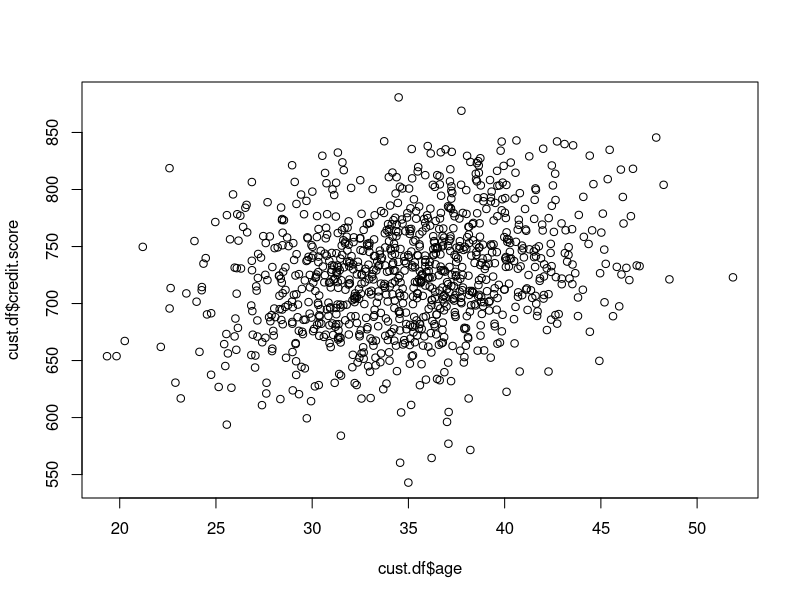
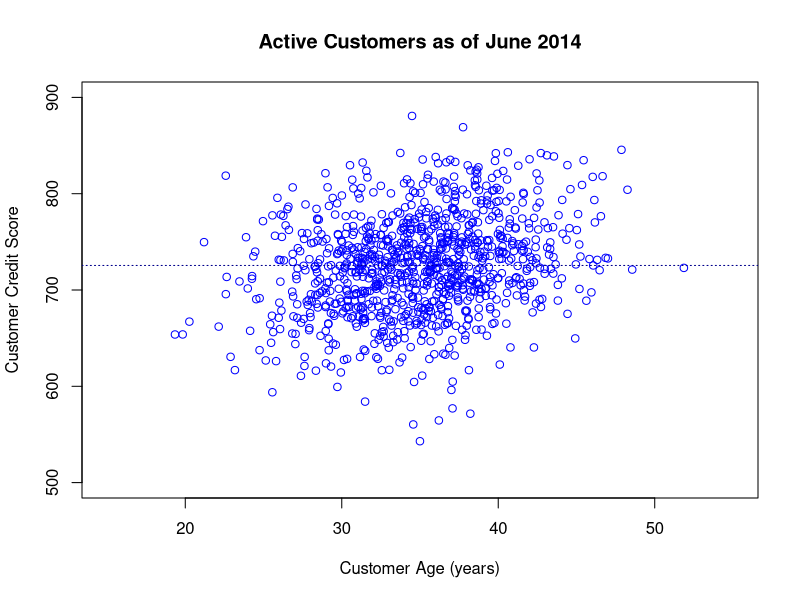
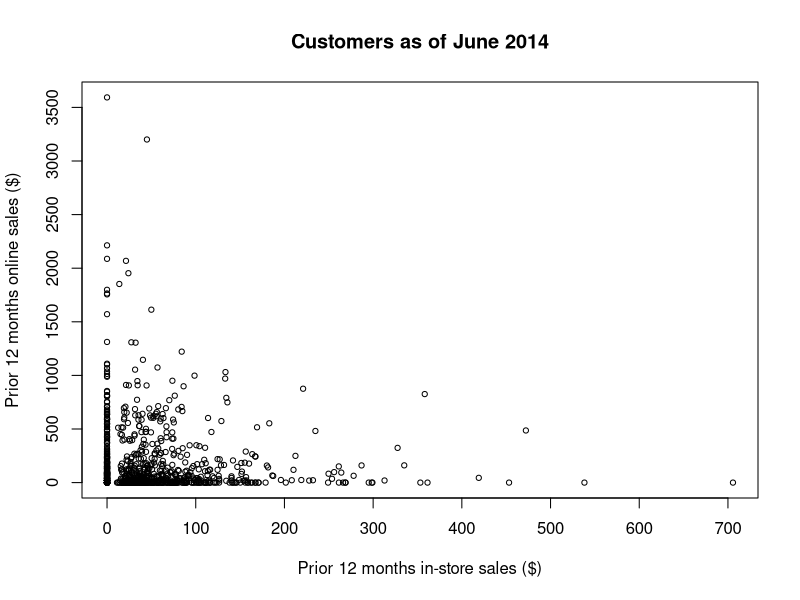
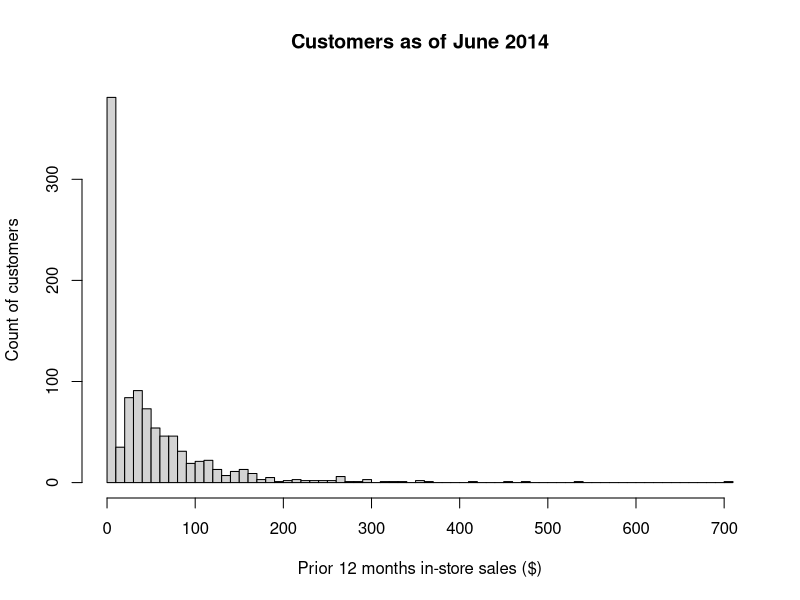
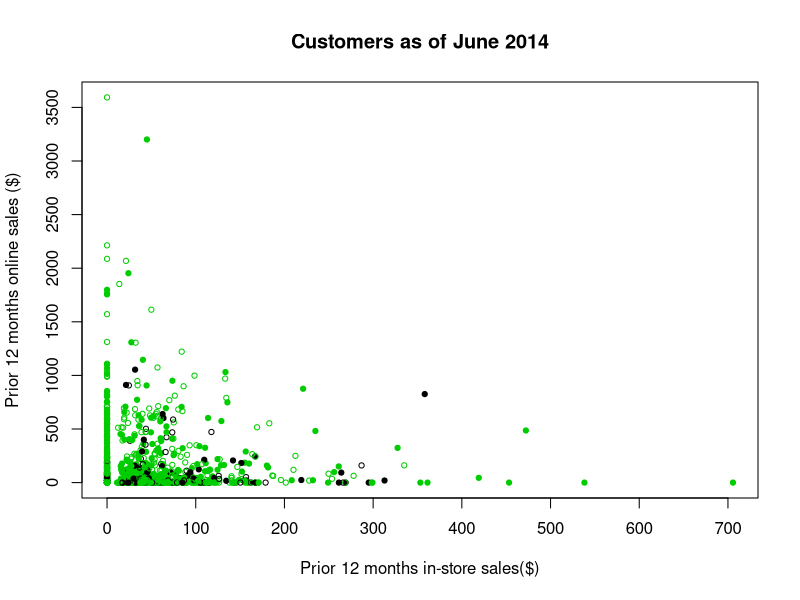
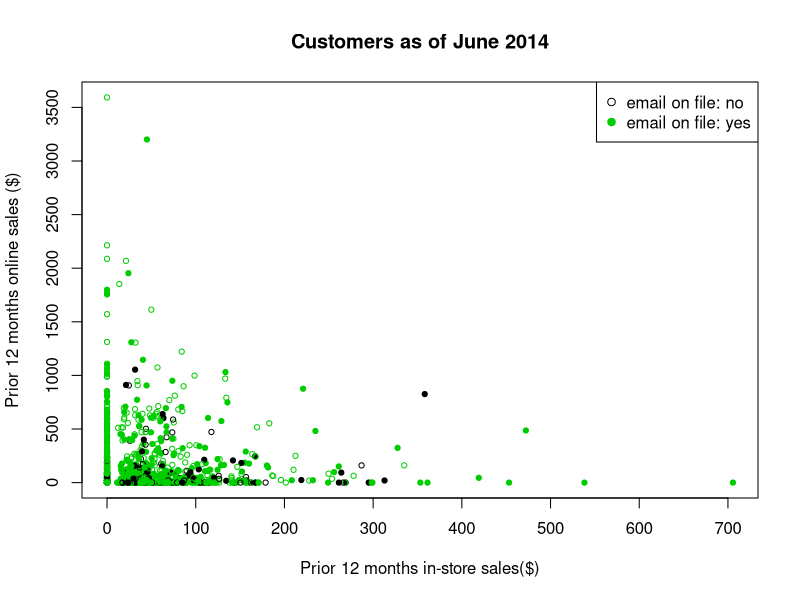

The R script that drew these images, in order:
## ---- chunk 1
set.seed(21821)
ncust <- 1000 
cust.df <- data.frame(cust.id=as.factor(c(1:ncust))) # customer id's are factors


## ---- chunk 2
cust.df$age <- rnorm(n=ncust, mean=35, sd=5)
cust.df$credit.score <- rnorm(n=ncust, mean=3*cust.df$age + 620, sd=50)

cust.df$email <- factor(sample(c("yes","no"), size=ncust, replace=TRUE, prob=c(0.8,0.2))) # Factor var with yes, no

cust.df$distance.to.store <- rlnorm(n=ncust, meanlog=2, sdlog=1.2)

summary(cust.df)

## ---- chunk 3
cust.df$online.visits <-rnbinom(ncust, size=0.3, mu=15 + ifelse(cust.df$email=="yes",15,0) - 0.7 * (cust.df$age-median(cust.df$age)))

cust.df$online.trans <- rbinom(ncust, size=cust.df$online.visits, prob=0.3)
cust.df$online.spend <- rlnorm(ncust, meanlog=3, sdlog=0.1) * cust.df$online.trans

#Best practice to check data along the way
summary(cust.df)
## ---- chunk 4
cust.df$store.trans <- rnbinom(ncust, size=5,
                               mu=3 / sqrt(cust.df$distance.to.store))

cust.df$store.spend <- rlnorm(ncust, mean=3.5, sd=0.4) * cust.df$store.trans

summary(cust.df)
## ---- chunk 5
# create temporary variables to be assigned to data frame vars later
sat.overall <- rnorm(ncust, mean=3.1, sd=0.7)
sat.service <- floor(sat.overall + rnorm(ncust, mean=0.5, sd=0.4))
sat.selection <- floor(sat.overall + rnorm(ncust, mean=-0.2, sd=0.6))

summary(cbind(sat.overall, sat.service, sat.selection))
## ---- chunk 6
sat.service[sat.service > 5] <- 5
sat.service[sat.service < 1] <- 1
sat.selection[sat.selection <1] <- 1
sat.selection[sat.selection >5] <- 5

# check
summary(cbind(sat.service, sat.selection))
## ---- chunk 7
no.response <- as.logical(rbinom(ncust, size=1, prob=cust.df$age/100))
summary(no.response)

# use the T/F in no.response to clear some of the survey satisfaction values for some customers
sat.selection[no.response] <- NA
sat.service[no.response] <- NA

# check
summary(cbind(sat.service, sat.selection))
## ---- chunk 8
# Add the survery responses to cust.df

cust.df$sat.service <- sat.service
cust.df$sat.selection <- sat.selection

summary(cust.df)
## ---- chunk 9
plot(x=cust.df$age, cust.df$credit.score)
## ---- chunk 10

# types of plots based on data types
methods(plot)
## ---- chunk 11
# enhance our plot with titles, labels, ablines

plot(cust.df$age, cust.df$credit.score,
     col="blue",
     xlim=c(15,55), ylim=c(500,900),
     main="Active Customers as of June 2014",
     xlab="Customer Age (years)",
     ylab="Customer Credit Score")

abline(h=mean(cust.df$credit.score), col="dark blue", lty="dotted")
abline(h=mean(cust.df$age), col="dark blue", lty="dotted")

## ---- chunk 12
plot(cust.df$store.spend, cust.df$online.spend,
     main="Customers as of June 2014",
     xlab="Prior 12 months in-store sales ($)",
     ylab="Prior 12 months online sales ($)",
     cex=0.7)
## ---- chunk 13
hist(cust.df$store.spend,
     breaks=(0:ceiling(max(cust.df$store.spend/10)))*10,
             main="Customers as of June 2014",
             xlab="Prior 12 months in-store sales ($)",
             ylab="Count of customers")
## ---- chunk 14
#Step 1
my.col <- c("black","green3")
my.pch <- c(1,19) # R's sympbols for solid and open circles. FMI, see ?points.

#Step 2 & 3
my.col2 <- my.col[cust.df$email]
head(my.col2) # Preview
## ---- chunk 15
#Step 4

plot(cust.df$store.spend, cust.df$online.spend,
     cex=0.7,
     col=my.col2, pch=my.pch,
     main="Customers as of June 2014",
     xlab="Prior 12 months in-store sales($)",
     ylab="Prior 12 months online sales ($)")


## ---- chunk 16
plot(cust.df$store.spend, cust.df$online.spend,
     cex=0.7,
     col=my.col2, pch=my.pch,
     main="Customers as of June 2014",
     xlab="Prior 12 months in-store sales($)",
     ylab="Prior 12 months online sales ($)")

legend( x="topright",
        legend=paste("email on file:", levels(cust.df$email)),
        col=my.col,
        pch=my.pch)

